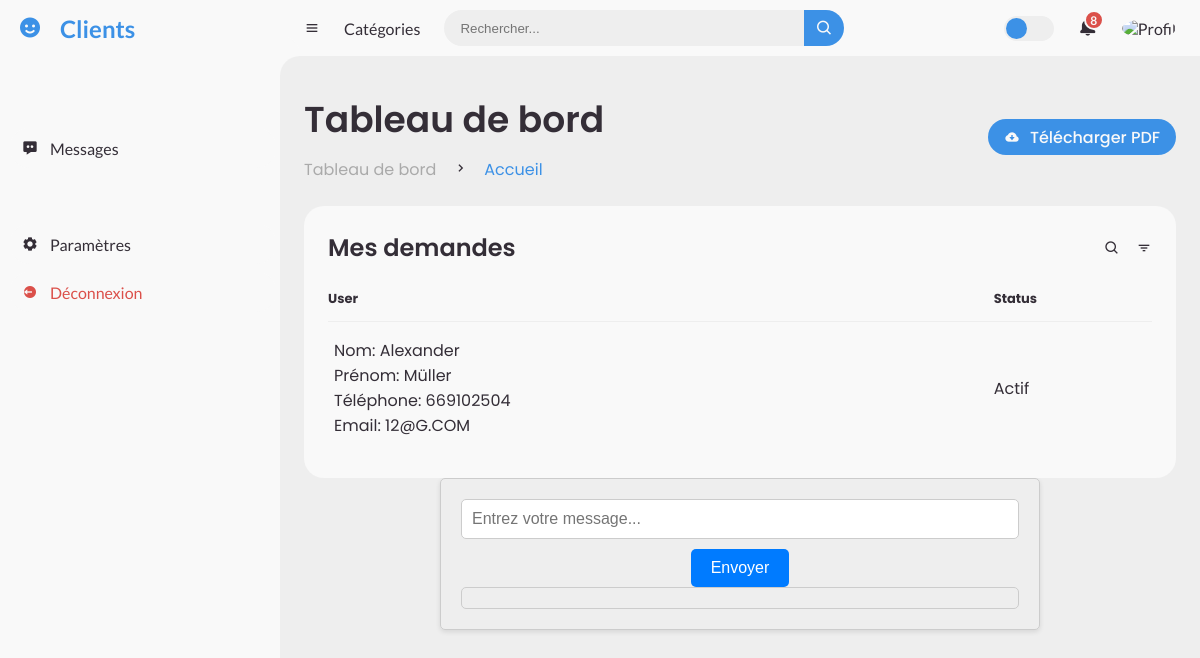
The page /client.php (signed in) on the database its author committed.
### tables this page shows
CREATE TABLE `client` (
  `id_Client` int(50) NOT NULL,
  `nom_Client` varchar(256) DEFAULT NULL,
  `prénom_Client` varchar(256) DEFAULT NULL,
  `téléphone_Client` int(10) DEFAULT NULL,
  `email` varchar(255) DEFAULT NULL,
  `mot_de_passe` varchar(255) DEFAULT NULL,
  `Statut` varchar(255) NOT NULL,
  `role` varchar(50) NOT NULL DEFAULT 'client' CHECK (`role` in ('client','admin','standardist','intervenet')),
  `degré_d'urgence` int(11) NOT NULL
);

### client.php (the view, shortened to what this page needs)
<!DOCTYPE html>
<html lang="fr">
<head>
    <link href='https://unpkg.com/boxicons@2.0.9/css/boxicons.min.css' rel='stylesheet'>
    <link rel="stylesheet" href="style.css">
</head>
<body>
    <section id="sidebar">
        <a href="#" class="brand">
            <i class='bx bxs-smile'></i>
            <span class="text">Clients</span>
        </a>
        <ul class="side-menu top">
            <li>
                <a href="#">
                    <i class='bx bxs-message-dots'></i>
                    <span class="text">Messages</span>
                </a>
            </li>
        </ul>
        <ul class="side-menu">
            <li>
                <a href="settings.html">
                    <i class='bx bxs-cog'></i>
                    <span class="text">Paramètres</span>
                </a>
            </li>
            <li>
                <a href="login.html" class="logout">
                    <i class='bx bxs-log-out-circle'></i>
                    <span class="text">Déconnexion</span>
                </a>
            </li>
        </ul>
    </section>
    <section id="content">
        <nav>
            <i class='bx bx-menu'></i>
            <a href="#" class="nav-link">Catégories</a>
            <form action="#">
              <div class="form-input">
                    <input type="search" placeholder="Rechercher...">
                    <button type="submit" class="search-btn"><i class='bx bx-search'></i></button>
                </div>
            </form>
            <label for="switch-mode" class="switch-mode"></label>
            <a href="#" class="notification">
                <span class="num">8</span>
            </a>
            <a href="#" class="profile">
                <img src="img/people.jpg" alt="Profil">
            </a>
        </nav>
        <main>
            <div class="head-title">
                <div class="left">
                    <h1>Tableau de bord</h1>
                    <ul class="breadcrumb">
                        <li>
                            <a href="#">Tableau de bord</a>
                        </li>
                        <li><i class='bx bx-chevron-right'></i></li>
                        <li>
                            <a class="active" href="#">Accueil</a>
                        </li>
                    </ul>
                </div>
                <a href="pdf.php" class="btn-download">
                    <i class='bx bxs-cloud-download'></i>
                    <span class="text">Télécharger PDF</span>
                </a>
            </div>
            <div class="table-data">
                <div class="order">
                    <div class="head">
                        <h3>Mes demandes</h3>
                        <i class='bx bx-search'></i>
                        <i class='bx bx-filter'></i>
                    </div>
                    <table>
                        <thead>
                            <tr>
                                <th>User</th>
                                <th>Status</th>
                            </tr>
                        </thead>
                        <tbody>
                            <tr>
                                <td>
                                    <?php
                                    $servername = "localhost";
                                    $username = "root";
                                    $password = "";
                                    $dbname = "db";
                                    $port = 3306;
                                    try {
                                        $conn = new PDO("mysql:host=$servername;dbname=$dbname;port=$port", $username, $password);
                                        $conn->setAttribute(PDO::ATTR_ERRMODE, PDO::ERRMODE_EXCEPTION);
                                        $user_id = $_SESSION['user_id'];
                                        $stmt = $conn->prepare("SELECT * FROM client WHERE id_Client = :id_client");
                                        $stmt->bindParam(':id_client', $user_id);
                                        $stmt->execute();
                                        $client_info = $stmt->fetch(PDO::FETCH_ASSOC);
                                        if ($client_info) {
                                            echo "Nom: " . $client_info['nom_Client'] . "<br>";
                                            echo "Prénom: " . ($client_info['prénom_Client'] ?? '') . "<br>";
                                            echo "Téléphone: " . ($client_info['téléphone_Client'] ?? '') . "<br>";
                                            echo "Email: " . $client_info['email'] . "<br>";
                                        } else {
                                            echo "Aucun client trouvé avec cet ID client.";
                                        }
                                    } catch(PDOException $e) {
                                        echo "Échec de la connexion : " . $e->getMessage();
                                    }
                                    ?>
                                </td>
                                <td>Actif</td>
                            </tr>
                        </tbody>
                    </table>
                </div>
            </div>
            <div class="messaging" id="messagingSection">
              <input type="text" id="messageInput" placeholder="Entrez votre message...">
             <button onclick="envoyerMessage()">Envoyer</button>
            <div id="messageContainer"></div>
            </div>
        </main>
    </section>
</body>
</html>

### rows shown on the page
client: nom_Client "Alexander", prénom_Client "Müller", téléphone_Client "669102504", email "12@G.COM"
